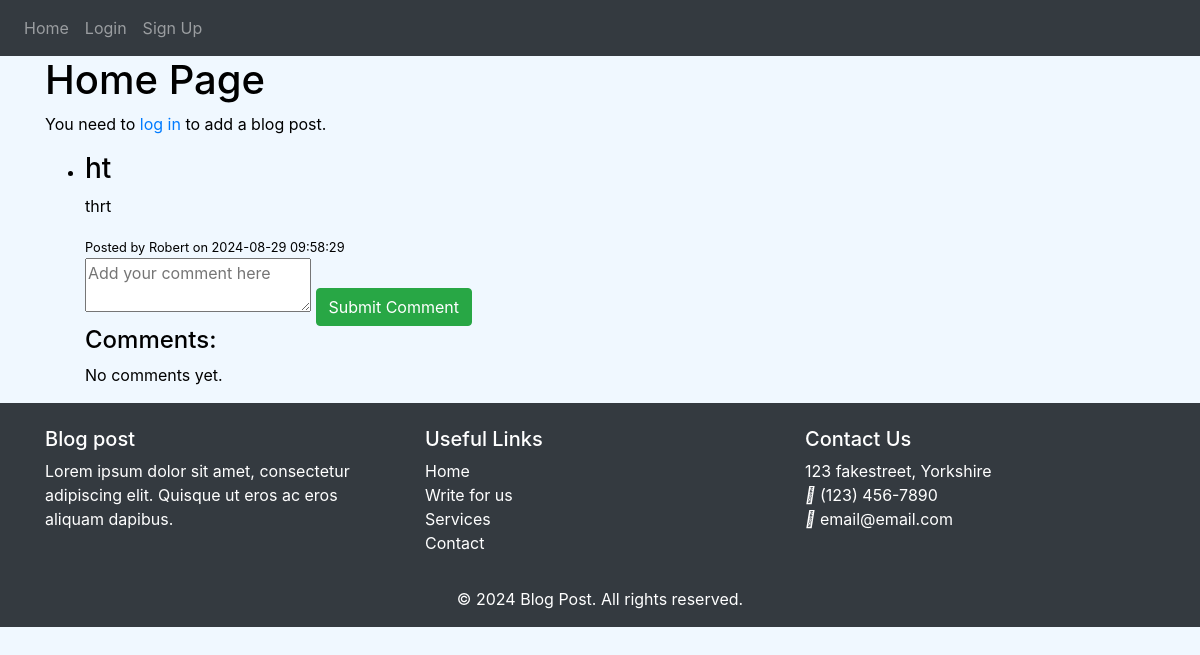
The page /home on the database its author committed.
### models.py (models this page shows)
class BlogPost(db.Model):
    __tablename__ = 'blog_posts'
    id = db.Column(db.Integer, primary_key=True)
    title = db.Column(db.String(200), nullable=False)
    content = db.Column(db.Text, nullable=False)
    user_id = db.Column(db.Integer, db.ForeignKey('users.id'))
    created_at = db.Column(db.DateTime, default=datetime.utcnow)
    comments = db.relationship('Comment', backref='blog_post', cascade="all, delete-orphan")

class User(db.Model, UserMixin):
    __tablename__ = 'users'
    id = db.Column(db.Integer, primary_key=True)
    email = db.Column(db.String(150), unique=True, nullable=False)
    password = db.Column(db.String(150), nullable=False)
    first_name = db.Column(db.String(150), nullable=False)
    is_admin = db.Column(db.Boolean, default=False)
    notes = db.relationship('Note', backref='user', cascade="all, delete-orphan")
    comments = db.relationship('Comment', backref='user', cascade="all, delete-orphan")
    blog_posts = db.relationship('BlogPost', backref='user', cascade="all, delete-orphan")

### views.py (the view, shortened to what this page needs)
@views.route('/home', methods=['GET', 'POST'])
def show_blog_posts():
    blog_posts = BlogPost.query.order_by(BlogPost.created_at.desc()).all()
    return render_template('home.html', blog_posts=blog_posts)

### app/templates/home.html (shortened to what this page needs)
{% extends "base.html" %}
{% block content %}
    <h1>Home Page</h1>
    {% if current_user.is_authenticated %}
        <h2>Add a New Blog Post</h2>
        <form method="POST" action="{{ url_for('views.show_blog_posts') }}">
            <input type="hidden" name="csrf_token" value="{{ csrf_token() }}"/>
            <label for="title">Title:</label>
            <input type="text" id="title" name="title" required><br><br>
            <label for="content">Content:</label><br>
            <textarea id="content" name="content" rows="5" cols="40" required></textarea><br><br>
            <button type="submit" class="btn btn-success">Add Blog Post</button>
        </form>
    {% else %}
        <p>You need to <a href="{{ url_for('auth.login') }}">log in</a> to add a blog post.</p>
    {% endif %}
    {% if blog_posts %}
        <ul>
            {% for post in blog_posts %}
    <li>
        <h3>{{ post.title }}</h3>
        <p>{{ post.content }}</p>
        <small>Posted by {{ post.user.first_name }} on {{ post.created_at.strftime('%Y-%m-%d %H:%M:%S') }}</small>
                    <form action="{{ url_for('views.add_comment', post_id=post.id) }}" method="POST">
                        <textarea name="comment" placeholder="Add your comment here" required></textarea>
                        <button type="submit" class="btn btn-success">Submit Comment</button>
                    </form>
                    <div>
                        <h4>Comments:</h4>
                        {% if post.comments %}
                            <ul>
                                {% for comment in post.comments %}
                                    <li>
                                        <p>{{ comment.content }}</p>
                                        <small>Commented by {{ comment.user.first_name }} on {{ comment.created_at.strftime('%Y-%m-%d %H:%M:%S') }}</small>
                                        {% if current_user.id == comment.user_id %}
                                            <form action="{{ url_for('views.delete_comment', comment_id=comment.id) }}" method="POST" style="display:inline;">
                                                <input type="hidden" name="csrf_token" value="{{ csrf_token() }}"/>
                                                <button type="submit" class="btn btn-danger">Delete Comment</button>
                                            </form>
                                        {% endif %}
                                    </li>
                                {% endfor %}
                            </ul>
                        {% else %}
                            <p>No comments yet.</p>
                        {% endif %}
                    </div>
                </li>
            {% endfor %}
        </ul>
    {% else %}
        <p>No blog posts available.</p>
    {% endif %}
{% endblock %}

### static/styles.css (style rules this page uses)
body { color: #000000; background-color: aliceblue; }

### rows shown on the page
BlogPost: title "ht", content "thrt", user.first_name "Robert", created_at "2024-08-29 09:58:29"
